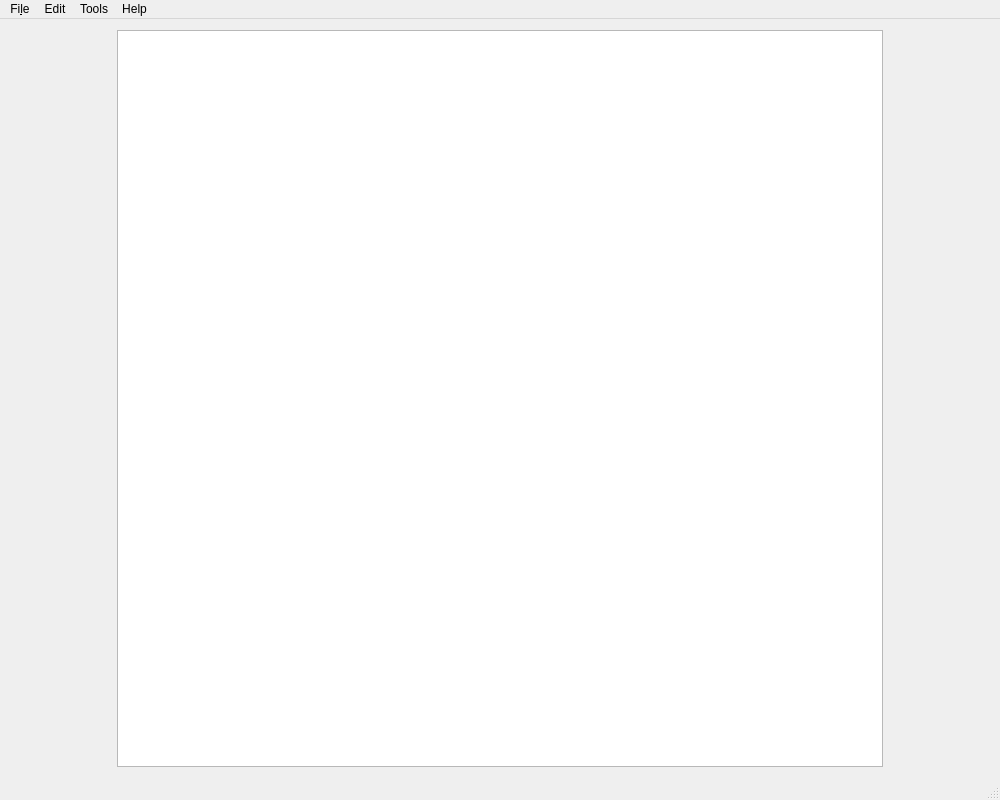
<?xml version="1.0" encoding="UTF-8"?>
<ui version="4.0">
 <class>MainWindow</class>
 <widget class="QMainWindow" name="MainWindow">
  <property name="geometry">
   <rect>
    <x>0</x>
    <y>0</y>
    <width>1000</width>
    <height>800</height>
   </rect>
  </property>
  <property name="minimumSize">
   <size>
    <width>400</width>
    <height>400</height>
   </size>
  </property>
  <property name="windowTitle">
   <string>Stronghold</string>
  </property>
  <property name="windowIcon">
   <iconset resource="../res/res.qrc">
    <normaloff>:/xs/shield.png</normaloff>:/xs/shield.png</iconset>
  </property>
  <widget class="QWidget" name="centralWidget">
   <layout class="QGridLayout" name="gridLayout">
    <item row="0" column="2">
     <widget class="QTableView" name="tableView"/>
    </item>
    <item row="0" column="3">
     <widget class="uiActions" name="actions" native="true">
      <property name="minimumSize">
       <size>
        <width>100</width>
        <height>0</height>
       </size>
      </property>
     </widget>
    </item>
    <item row="0" column="0">
     <widget class="uiTableList" name="tables" native="true">
      <property name="minimumSize">
       <size>
        <width>100</width>
        <height>0</height>
       </size>
      </property>
     </widget>
    </item>
   </layout>
  </widget>
  <widget class="QStatusBar" name="statusBar"/>
  <widget class="QMenuBar" name="menuBar">
   <property name="geometry">
    <rect>
     <x>0</x>
     <y>0</y>
     <width>1000</width>
     <height>23</height>
    </rect>
   </property>
   <widget class="QMenu" name="menuFile">
    <property name="title">
     <string>Fi&amp;le</string>
    </property>
    <addaction name="actionImport_Table"/>
    <addaction name="actionExport_Table"/>
    <addaction name="actionExport_Database"/>
   </widget>
   <widget class="QMenu" name="menuHelp">
    <property name="title">
     <string>Help</string>
    </property>
    <addaction name="actionAbout_XSoftware"/>
    <addaction name="actionAbout_QT"/>
   </widget>
   <widget class="QMenu" name="menuEdit">
    <property name="title">
     <string>Edit</string>
    </property>
    <addaction name="actionAdd_Row"/>
    <addaction name="actionDelete_Row"/>
    <addaction name="actionSave_Changes"/>
    <addaction name="separator"/>
    <addaction name="actionAdd_Table"/>
    <addaction name="actionDelete_Table"/>
   </widget>
   <widget class="QMenu" name="menuTools">
    <property name="title">
     <string>Tools</string>
    </property>
    <addaction name="actionPassword_Generator"/>
    <addaction name="actionSwitch_Mode"/>
   </widget>
   <addaction name="menuFile"/>
   <addaction name="menuEdit"/>
   <addaction name="menuTools"/>
   <addaction name="menuHelp"/>
  </widget>
  <action name="actionImport_Table">
   <property name="icon">
    <iconset theme="document-import"/>
   </property>
   <property name="text">
    <string>&amp;Import Table</string>
   </property>
  </action>
  <action name="actionImport_Database">
   <property name="text">
    <string>Import &amp;Database</string>
   </property>
  </action>
  <action name="actionExport_Table">
   <property name="icon">
    <iconset theme="document-export"/>
   </property>
   <property name="text">
    <string>&amp;Export Table</string>
   </property>
  </action>
  <action name="actionExport_Database">
   <property name="icon">
    <iconset theme="libreoffice-database"/>
   </property>
   <property name="text">
    <string>E&amp;xport Database</string>
   </property>
  </action>
  <action name="actionGenerator">
   <property name="text">
    <string>&amp;Generator</string>
   </property>
  </action>
  <action name="actionAbout_XSoftware">
   <property name="icon">
    <iconset resource="../res/res.qrc">
     <normaloff>:/xs/men.png</normaloff>:/xs/men.png</iconset>
   </property>
   <property name="text">
    <string>&amp;About XSoftware</string>
   </property>
  </action>
  <action name="actionAbout_QT">
   <property name="icon">
    <iconset theme="qtcreator"/>
   </property>
   <property name="text">
    <string>About &amp;Qt Framework</string>
   </property>
  </action>
  <action name="actionAdminMode">
   <property name="text">
    <string>&amp;Switch Admin Mode</string>
   </property>
  </action>
  <action name="actionDatabaseMode">
   <property name="text">
    <string>Switch &amp;Database Mode</string>
   </property>
  </action>
  <action name="actionAdd_Row">
   <property name="icon">
    <iconset theme="insert-table-row"/>
   </property>
   <property name="text">
    <string>Add Row</string>
   </property>
  </action>
  <action name="actionDelete_Row">
   <property name="icon">
    <iconset theme="delete-table-row"/>
   </property>
   <property name="text">
    <string>Delete Row</string>
   </property>
  </action>
  <action name="actionSave_Changes">
   <property name="icon">
    <iconset theme="document-save"/>
   </property>
   <property name="text">
    <string>Save Changes</string>
   </property>
  </action>
  <action name="actionPassword_Generator">
   <property name="icon">
    <iconset theme="password-copy"/>
   </property>
   <property name="text">
    <string>Password Generator</string>
   </property>
  </action>
  <action name="actionSwitch_Mode">
   <property name="icon">
    <iconset theme="view-refresh"/>
   </property>
   <property name="text">
    <string>Switch Mode</string>
   </property>
  </action>
  <action name="actionAdd_Table">
   <property name="icon">
    <iconset theme="insert-table"/>
   </property>
   <property name="text">
    <string>Add Table</string>
   </property>
  </action>
  <action name="actionDelete_Table">
   <property name="icon">
    <iconset theme="delete_table"/>
   </property>
   <property name="text">
    <string>Delete Table</string>
   </property>
  </action>
 </widget>
 <layoutdefault spacing="6" margin="11"/>
 <customwidgets>
  <customwidget>
   <class>uiActions</class>
   <extends>QWidget</extends>
   <header>uiactions.h</header>
   <container>1</container>
  </customwidget>
  <customwidget>
   <class>uiTableList</class>
   <extends>QWidget</extends>
   <header>uitablelist.h</header>
  </customwidget>
 </customwidgets>
 <resources>
  <include location="../res/res.qrc"/>
 </resources>
 <connections/>
</ui>
